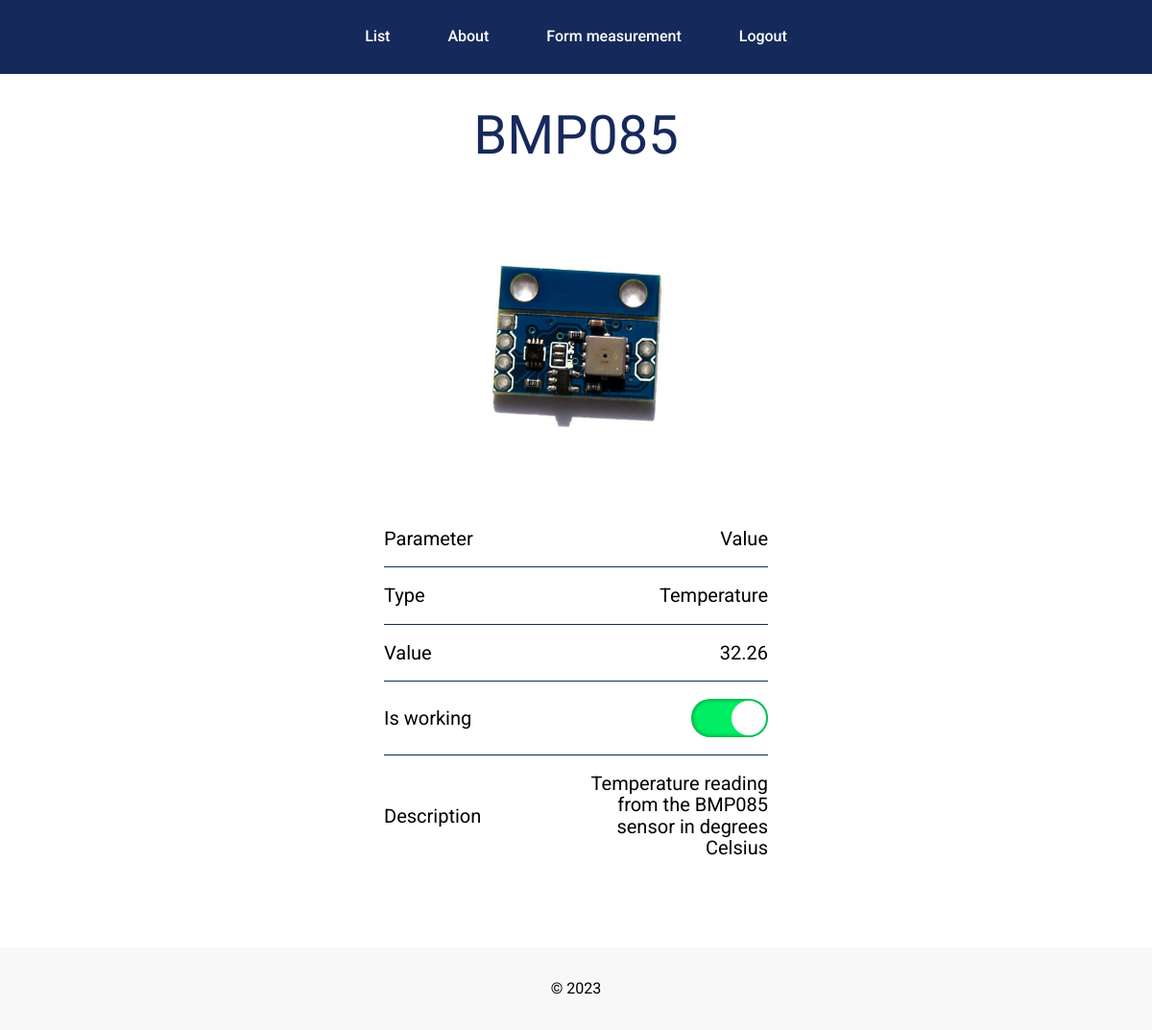
Before: /measurement_details/6/ (signed in) with the older database file.
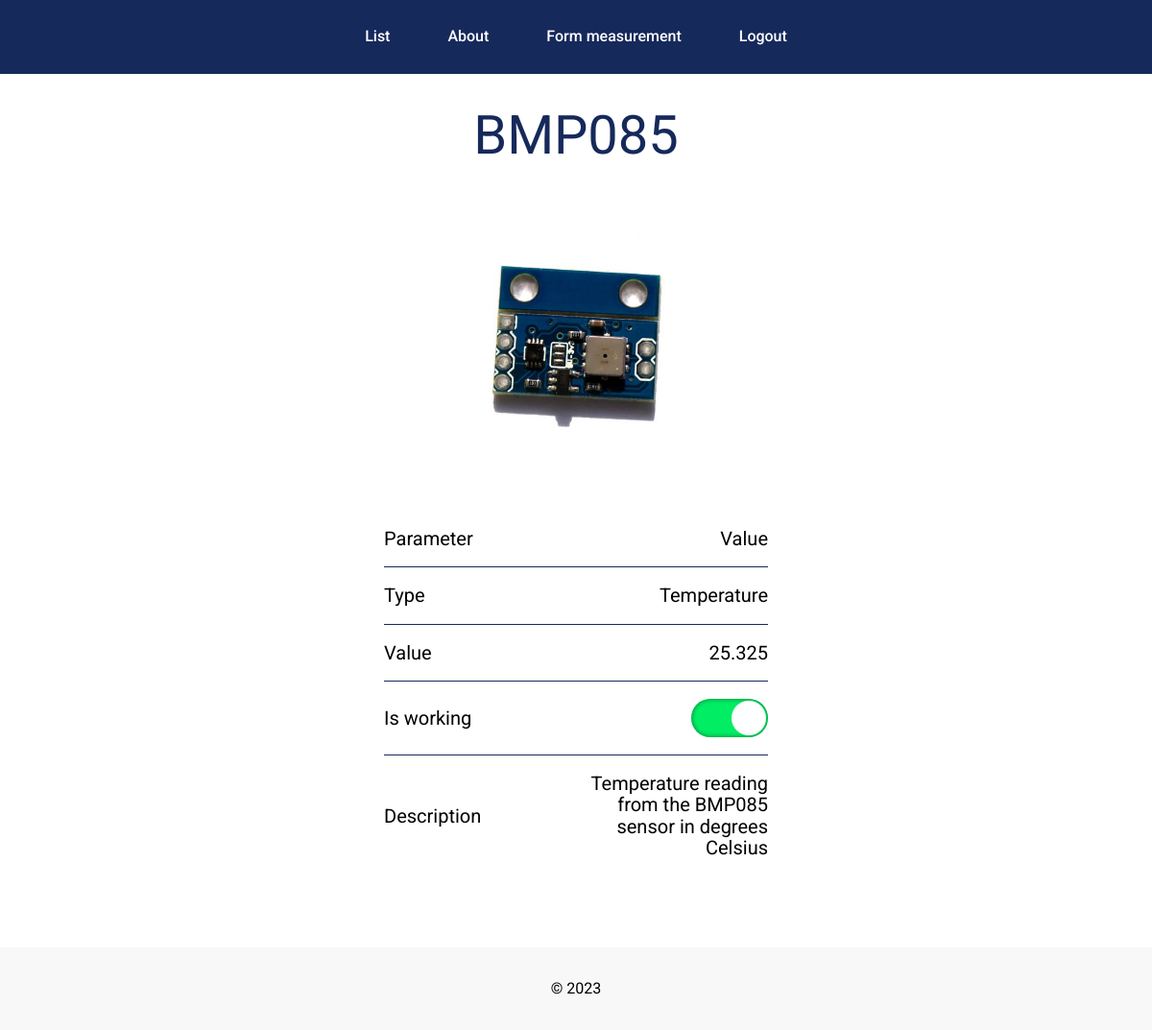
After: the same page with the newer database file.
### pmiot/models.py (models this page shows, shortened)
class Measurement(models.Model):
    measurementName = models.CharField(default='Name', max_length=250)
    measurementType = models.CharField(default='Type', max_length=250)
    description = models.CharField(max_length=250, blank=True, null=True)
    min_value = models.IntegerField(default=0)
    max_value = models.IntegerField(default=100)
    value = models.FloatField(default=0, blank=True, null=True)
    dimension = models.CharField(default='°C', max_length=10)
    isWorking = models.BooleanField(default=False)
    image = models.ImageField(default=None, upload_to='', null=True)
    min_comfort = models.IntegerField(default=0)
    max_comfort = models.IntegerField(default=100)
    need_notification = models.BooleanField(default=False)
    is_notified = models.BooleanField(default=False)
    last_notified = models.DateTimeField(default=None, null=True)
    class Meta:
        ordering = ['measurementName']

### pmiot/views.py (the view)
# urls.py: path('measurement_details/<int:measurement_id>/', views.measurement_details, name='measurement_details'),
@login_required(login_url="/login/")
def measurement_details(request, measurement_id):
    prognose(measurement_id)
    process_data(measurement_id)
    sensor = get_object_or_404(Measurement, pk=measurement_id)
    is_comfortable = (sensor.value > sensor.min_comfort) and (sensor.value < sensor.max_comfort)
    if ((not is_comfortable) and
            ((not sensor.is_notified) or
             (sensor.is_notified and ((datetime.now(KyivTz)-sensor.last_notified).total_seconds() > 30 ))))\
            and (sensor.need_notification and sensor.isWorking): #300
        msg = "Attention! The sensor value is "
        if sensor.value < sensor.min_comfort:
            msg += "lower than comfortable!"
        elif sensor.value > sensor.max_comfort:
            msg += "higher than comfortable!"
        sensor.is_notified = True
        sensor.last_notified = datetime.now(KyivTz)
        sensor.save()
        context = {'details': sensor,
                   'msg': msg}
        return render(request, 'pmiot/measurement_details.html', context)
    else:
        sensor.is_notified = False
    context = {'details': sensor}
    return render(request, 'pmiot/measurement_details.html', context)

### pmiot/prognose/prognose.py (called while the page is built)
def prognose(id):
    dt = datetime.now(KyivTz)
    data = prepare_data(id)
    names = ['Linear Regression','Multi-layer Perceptron Regression', 'Decision Trees Regression','Bayesian Ridge Regression']
    res = []
    res.append(custom_linear_regression(data, dt))
    res.append(custom_mlp_regression(data, dt))
    res.append(custom_decision_trees_regression(data, dt))
    res.append(custom_Bayesian_ridge_regression(data, dt))
    dict = {names[i]: res[i] for i in range(len(names))}
    for key, value in dict.items():
        print(key, ': ', value)
    return dict

def prepare_data(id):
    archive = Archive.objects.filter(sensor_id=id)
    data = pd.DataFrame(list(archive.values('timestamp', 'value')))
    data['timestamp'] = pd.to_datetime(data['timestamp'])
    data['timestamp'] = data['timestamp'].astype(np.int64) // 10**9
    return data

def custom_linear_regression(data, dt):
    X_train, y_train = data[['timestamp']], data['value']
    model = make_pipeline(StandardScaler(), LinearRegression())
    model.fit(X_train, y_train)
    predicted_value = model.predict([[int(dt.timestamp())]])[0]
    return predicted_value

### pmiot/templates/pmiot/measurement_details.html (shortened to what this page needs)
{% extends "pmiot/layout.html" %}
{% block content %}
  <section class="details">
    <div class="_container">
      <div class="details__wrapper">
        <h1 class="details__title">
          {{details.measurementName}}
        </h1>
        <div class="details__image">
          <img src="{{details.image.url}}" alt="{{details.measurementName}}">
        </div>
        <ul class="details-list">
          <li class="details__item">
            <div class="details__column">
              Parameter
            </div>
            <div class="details__column">
              Value
            </div>
          </li>
          <li class="details__item">
            <div class="details__column">
              Type
            </div>
            <div class="details__column">
              {{details.measurementType}}
            </div>
          </li>
          <li class="details__item">
            <div class="details__column">
              Value
            </div>
            <div class="details__column">
              {% if details.isWorking == True %}
                {{details.value}}
              {% elif details.isWorking == False %}
                -
              {% endif  %}
            </div>
          </li>
          <li class="details__item">
            <div class="details__column">
              Is working
            </div>
            <div class="details__column">
              <label for="submit" class="button-turn" data-state="{{details.isWorking}}">
                <span class="button-turn__label"></span>
              </label>
            </div>
          </li>
          <li class="details__item">
            <div class="details__column">
              Description
            </div>
            <div class="details__column">
              {{details.description}}
            </div>
          </li>
        </ul>
      </div>
    </div>
  </section>
{% endblock %}

Changed rows visible on the page:
changed Measurement "BMP085": value "32.26" → "25.325"
